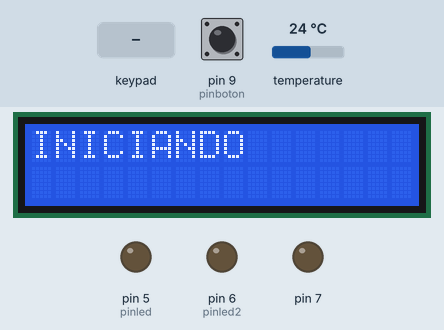
This sketch was run on a simulated Arduino Mega 2560, built with avr-gcc and run on an emulated ATmega2560. On the bench: 16×2 character LCD, output pins drawn as LEDs (lit = HIGH). The test bench sets the inputs (shaded band); at power-on: pin 9 (pinboton) LOW, temperature 24 °C. The local clock reads 2024-03-15 10:24:30 at power-on unless the sketch sets it; storage starts empty.

Above: at 1.2 s.
7.4 s: key 'E' pressed
At 8.5 s:
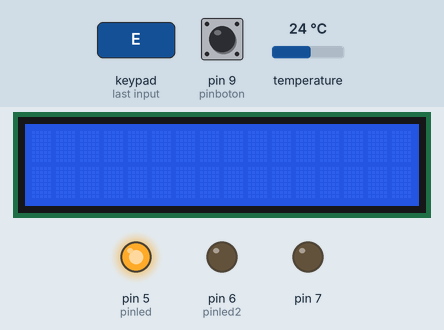
10.4 s: key 'P' pressed
At 10.7 s:
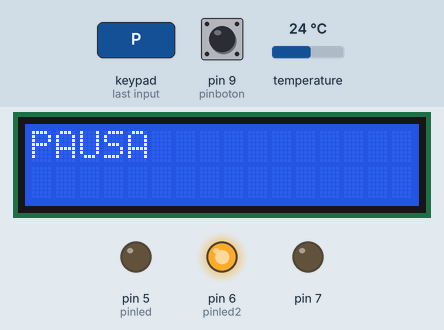
11.9 s: key 'E' pressed
At 14.1 s:
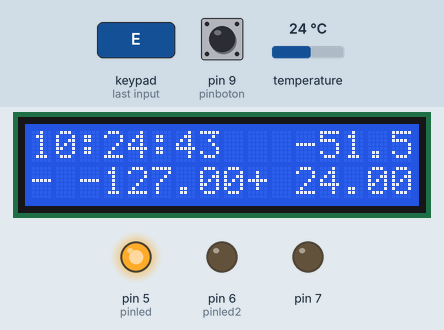
Timing chart, 0 to 15.6 s (numbered marks = the images above; inputs shaded):
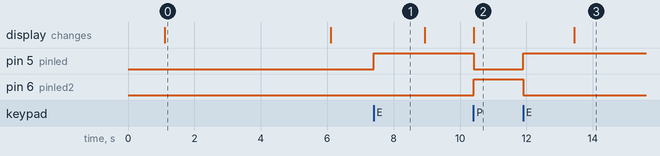

Measured:
- after the input at 7.4 s, pin 5 (pinled): LOW → HIGH at once
- after the input at 10.4 s, pin 5 (pinled): HIGH → LOW at once; pin 6 (pinled2): LOW → HIGH at once; the display: changes at once (image 2)
- after the input at 11.9 s, pin 5 (pinled): LOW → HIGH at once; pin 6 (pinled2): HIGH → LOW at once; the display: changes after 1.5 s (image 3)
- what the display in image 0 shows lasts 5.0 s, from 1.1 s to 6.1 s

The sketch:

pruebateclado2.ino
```cpp
#include <Keypad.h>
#include <Wire.h>
#include <TimerOne.h>
#include <OneWire.h>
#include <DallasTemperature.h>
#include <SD.h>
#include <LiquidCrystal.h>
#include <Rtc_Pcf8563.h>


const byte ROWS = 4;
const byte COLS = 4;
char keys[ROWS][COLS] = {
 {'1','2','3','A'},
 {'4','5','6','B'},
 {'7','8','9','C'},
 {'E','0','P','D'}
};
byte rowPins[ROWS] = {30,32,34,36}; //Filas(pines del 9 al 6)
byte colPins[COLS] = {38,40,42,44}; //Columnas (pines del 5 al)
Keypad keypad = Keypad( makeKeymap(keys), rowPins, colPins, ROWS, COLS );


Rtc_Pcf8563 rtc;

LiquidCrystal lcd(22, 23, 24, 25, 26, 27);

File myFile;
OneWire ourWire(2);                       //Se establece el pin 2  como bus OneWire
DallasTemperature sensors(&ourWire);      //Se declara una variable u objeto para nuestro sensor

int pinled = 5;                           //led leer temperaturas
int pinled2 = 6;                          //led pausa lectura
int pinboton = 9;                         //pin interruptor inicio/parar tomas
int valorboton = 0;
long intervalo = 5000;
long millisanteriores = 0;                //variable para intervalos
long intervalo2 = 100;
long millisanteriores2 = 0;
long intervalo4h  = 10000;               //intervalo entre grabar medidas
long millisanteriores3 = 0;
long intervalo3 = 500;
float tempmin=100;
float tempmax=0;
float val=0;
int i;
int s;
int a=0;
void setup()
{

pinMode(5, OUTPUT);       //
pinMode(6, OUTPUT);       //pines leds y botones
pinMode(9, INPUT);        //
pinMode(7, OUTPUT);

delay(1000);              //evitar error en primera lectura
Serial.begin(9600);
sensors.begin();          //Se inicia el sensor
lcd.begin(16, 2);         //se inicia la antalla a 16x2

if (!SD.begin(4))         //pin 4 como pin de comunicacion(NO USAR)
{
 return;
}

lcd.clear();
lcd.setCursor(0, 0);
lcd.print("INICIANDO");
delay(intervalo);
lcd.clear();
/////////////////////////////////////////////////////////////////////////////////////////////

  //rtc.initClock();
  /* dianumero, diasemana, mes, siglo(0siempre), año */

 //rtc.setDate(25, 4, 5, 0, 17);
  /* hr, min, sec */
  //rtc.setTime(21, 15, 40);                                        /////poner en hora el reloj
  /* el pin de la allarma es low cuando ocurre
   * min, hr, dia, diasemana
   * 99 = nno hay valor de alarma
   */
  //rtc.setAlarm(16, 99, 99, 99);
//////////////////////////////////////////////////////////////////////////////////////////
}
void loop()
{


char key = keypad.getKey();
switch(key)
{
      case 'E':
        {
    digitalWrite(7, LOW);
    digitalWrite(pinled2, LOW);                                 //apagamos led de pausa
    digitalWrite(pinled, HIGH);                                 //encendemos led de lectura

      myFile = SD.open("datalog.txt", FILE_WRITE);                //abrimos  el archivo
     if (myFile)
          {

           float media=0;
           for(i=0;i<=1;i++)
            {
              sensors.requestTemperatures();                     //Enviamos el comando para obtener la temperatura
              float val =  sensors.getTempCByIndex(i);           // Almacenamos la temperatura en la variable val
              media=media+val;                                   //Vamos sumando para poder calcular la media de las temperaturas
              if (val<tempmin)
              tempmin=val;
              if (val>tempmax)
              tempmax=val;
              unsigned long millisactuales2 = millis();          //actualizamos el contador actual

              if(millisactuales2 - millisanteriores2>intervalo2) //diferencia del intervalo marcado
                 {
                  millisanteriores2 = millisactuales2;
                 }
            }
            media=media/i;                                        //Calculamos la media de las temperaturas

                        lcd.clear();
                        lcd.setCursor(0, 0);
                        lcd.print(rtc.formatTime());
                        lcd.setCursor(0, 1);
                        lcd.print("-");
                        lcd.setCursor(2, 1);
                        lcd.print(tempmin);
                        lcd.setCursor(11, 0);
                        lcd.print(media);
                        lcd.setCursor(9, 1);
                        lcd.print("+");
                        lcd.setCursor(11, 1);
                        lcd.print(tempmax);

/////////////////////////////////////////////////////////////////////////////////////////////////////////////////////////////////////


                    unsigned long millisactuales3 = millis();                 //actualizamos el contador actual
              if(millisactuales3 - millisanteriores3>intervalo4h)         //diferencia del intervalo marcado
              {
                    millisanteriores3 = millisactuales3;
                      myFile.print(rtc.formatTime());
                      myFile.print("  ");
                      myFile.print(rtc.formatDate());
                      myFile.print(" ; ");
                       unsigned long millisactuales2 = millis();                       //actualizamos el contador actual
                        if(millisactuales2 - millisanteriores2>intervalo2)              //diferencia del intervalo marcado
                            {
                              millisanteriores2 = millisactuales2;
                            }

                     for(s=0;s<=1;s++)
                       {
                             sensors.requestTemperatures();                                  //Enviamos el comando para obtener la temperatura
                             float val =  sensors.getTempCByIndex(s);                        // Almacenamos la temperatura en la variable val
                              myFile.print(val);                                              //Mostramos por puerto serie el valor de la temperatura leida
                              myFile.print(" ; ");
                              unsigned long millisactuales2 = millis();                       //actualizamos el contador actual
                              if(millisactuales2 - millisanteriores2>intervalo2)              //diferencia del intervalo marcado
                                 {
                                  millisanteriores2 = millisactuales2;
                                 }

                         }
                            myFile.println(" ");
              }

/////////////////////////////////////////////////////////////////////////////////////////////////////////////////////////////////////////////////////////////
            }

            myFile.close();                             //cerramos el archivo
        }
break;

      case 'P':
      {
        digitalWrite(7, LOW);
         digitalWrite(pinled2, HIGH);                          //encendemos el led de pausa
  digitalWrite(pinled, LOW);                            //apagamos el led de lectura
unsigned long millisactuales2 = millis();               //actualizamos el contador actual
   if(millisactuales2 - millisanteriores2>intervalo2)   //diferencia del intervalo marcado
     {
      millisanteriores2 = millisactuales2;
      digitalRead(pinboton);
  lcd.clear();
  lcd.setCursor(0, 0);
  lcd.print("PAUSA");
     }
      }
break;

//default:
digitalWrite(7, HIGH);
  lcd.setCursor(0, 0);
  lcd.print("a la espera");
  unsigned long millisactuales2 = millis();          //actualizamos el contador actual
  if(millisactuales2 - millisanteriores2>intervalo3) //diferencia del intervalo marcado
   {
      millisanteriores2 = millisactuales2;
   }

break;
}

}
```
